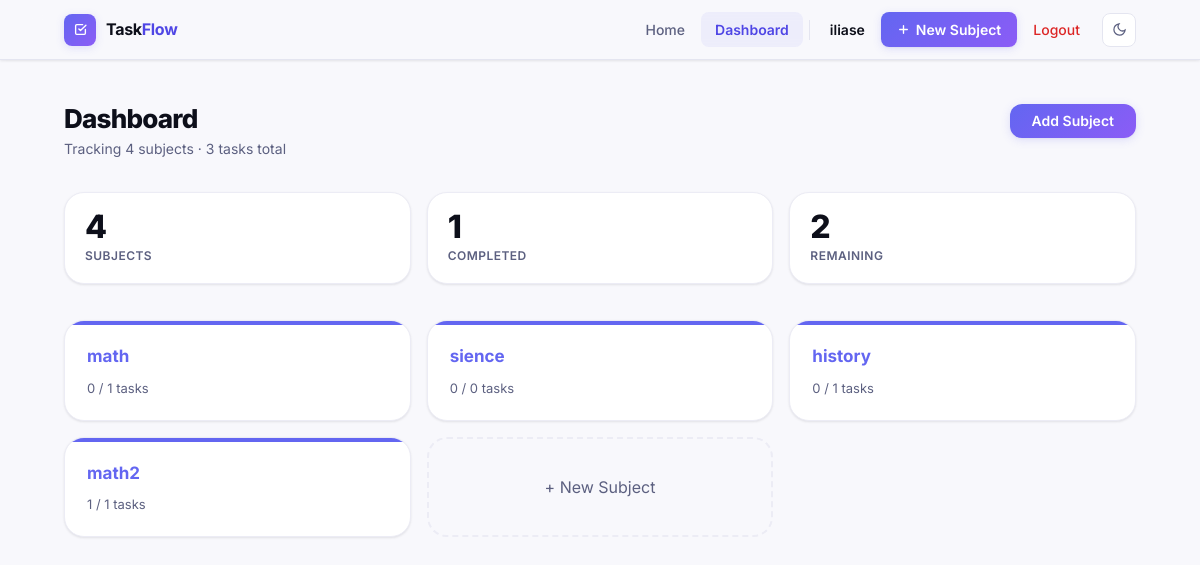
The app's page /dashboard/ (signed in), older data.
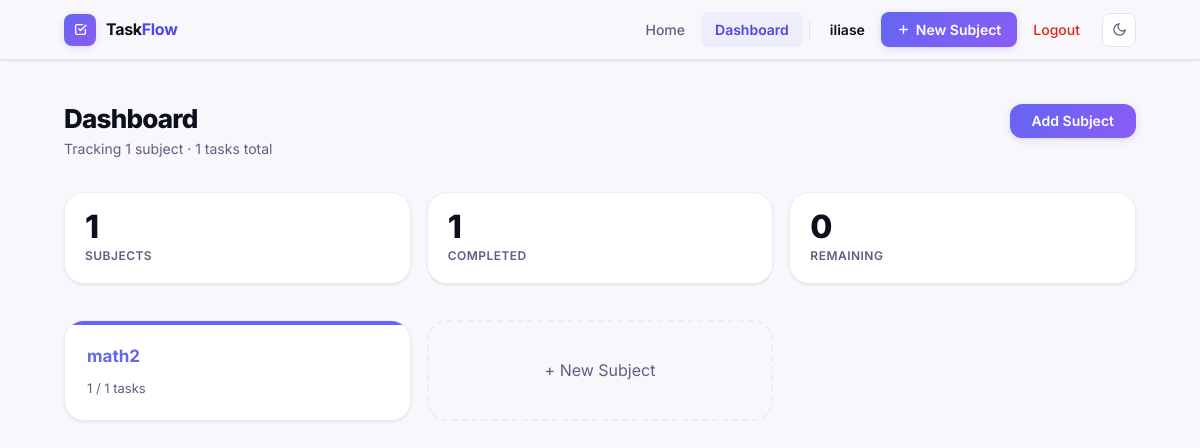
The same page, newer data.
### core/models.py (models this page shows, shortened)
class Subject(models.Model):
    user = models.ForeignKey(User, on_delete=models.CASCADE, related_name='subjects')
    name = models.CharField(max_length=80)
    color = models.CharField(max_length=7, default="#6366f1")
    created_at = models.DateTimeField(auto_now_add=True)
    @property
    def task_count(self):
        return self.tasks.count()
    @property
    def done_count(self):
        return self.tasks.filter(done=True).count()

### core/views.py (the view)
# urls.py: path('dashboard/', views.dashboard, name='dashboard'),
@login_required
def dashboard(request):
    user = request.user
    subjects = Subject.objects.filter(user=user).prefetch_related('tasks')
    all_tasks = Task.objects.filter(subject__user=user)
    return render(request, 'dashboard.html', {
        'subjects': subjects,
        'total_tasks': all_tasks.count(),
        'completed_tasks': all_tasks.filter(done=True).count(),
        'remaining_tasks': all_tasks.filter(done=False).count(),
    })

### core/templates/dashboard.html (shortened to what this page needs)
{% extends "base.html" %}
{% block nav_dashboard %}active{% endblock %}
{% block content %}
<div class="container">
  <div class="page-header">
    <div>
      <h1 class="page-title">Dashboard</h1>
      <p class="page-subtitle">
        {% if subjects %}
          Tracking {{ subjects|length }} subject{{ subjects|length|pluralize }} · {{ total_tasks }} tasks total
        {% else %}
          Welcome! Create your first subject.
        {% endif %}
      </p>
    </div>
    <a href="{% url 'create_subject' %}" class="btn btn-primary">
      Add Subject
    </a>
  </div>
  {% if subjects %}
  <div class="stats-row">
    <div class="stat-tile">
      <div class="stat-value">{{ subjects|length }}</div>
      <div class="stat-label">Subjects</div>
    </div>
    <div class="stat-tile">
      <div class="stat-value">{{ completed_tasks }}</div>
      <div class="stat-label">Completed</div>
    </div>
    <div class="stat-tile">
      <div class="stat-value">{{ remaining_tasks }}</div>
      <div class="stat-label">Remaining</div>
    </div>
  </div>
  <div class="subject-grid">
    {% for subject in subjects %}
      <a href="{% url 'subject_detail' subject.id %}" class="subject-card">
        <div class="subject-color-bar"
             style="background: {{ subject.color }};"></div>
        <div class="sc-name"
             style="color: {{ subject.color }};">
          {{ subject.name }}
        </div>
        <div class="sc-meta">
          {{ subject.done_count }} / {{ subject.task_count }} tasks
        </div>
      </a>
    {% endfor %}
    <a href="{% url 'create_subject' %}" class="add-card">
      + New Subject
    </a>
  </div>
  {% else %}
    <p>No subjects yet.</p>
  {% endif %}
</div>
{% endblock %}

Row changes from the older to the newer data that the page shows:
removed Subject: name "math", done_count "0", task_count "1"
removed Subject: name "sience", done_count "0", task_count "0"
removed Subject: name "history", done_count "0", task_count "1"
Text that changed along with them:
{{ subjects|length }}: "4" → "1"
{{ total_tasks }}: "3" → "1"
{{ remaining_tasks }}: "2" → "0"
